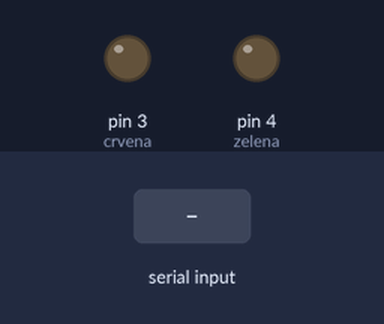
A sketch run on a simulated Arduino Uno, built with avr-gcc and run on an emulated ATmega328P. Parts: output pins drawn as LEDs (lit = HIGH). Dashed ring = blinking. The test bench sets the inputs (shaded band). What the sketch prints to the serial monitor is not drawn.

Above: at 1.2 s.
1.3 s: "#CRVENA" received over Serial
At 3.1 s:
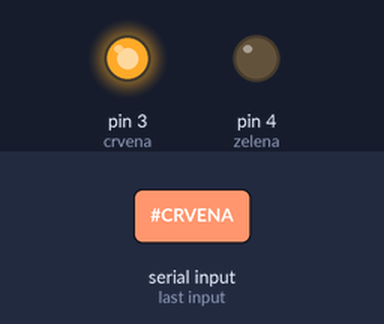
4.3 s: "#ZELENA" received over Serial
At 5.7 s:
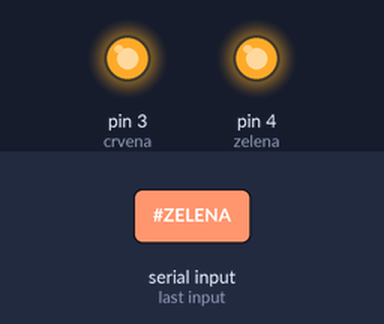
7.3 s: "#CRVENA" received over Serial
At 9.1 s:
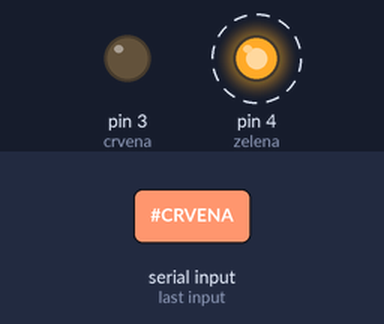
Timing chart, 0 to 16.3 s (numbered marks = the images above; inputs shaded):
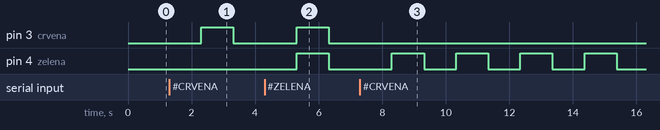

Measured:
- after the input at 1.3 s, pin 3 (crvena): LOW → HIGH after 1.0 s, → LOW 1.0 s later
- after the input at 4.3 s, pin 4 (zelena): LOW → HIGH after 1.0 s, → LOW 1.0 s later
- after the input at 7.3 s, pin 3 (crvena): stops changing and stays LOW

The sketch:

B30_Program.ino
```cpp
int crvena = 3;
int zelena = 4;

float brzinaTreptanja = 0.5; // pocetna vrednost

bool zelenaUpljena = false;
bool crvenaUpaljena = false;

String komanda;

void setup(){
  Serial.begin(9600);
  pinMode(crvena, OUTPUT);
  pinMode(zelena, OUTPUT);
  Serial.println("Dostupne komande: #CRVENA, #ZELENA, #UVECAJ, #SMANJI");
  Serial.println("------------------------");
  Serial.println("Unesi komandu: ");
}

unsigned long previousMillis = 0;        // will store last time LED was updated
const long interval = 1000;

void loop(){
  //while (Serial.available() == 0){}
  komanda = Serial.readString(); // citanje sa serial monitora
  if(komanda.startsWith("#CRVENA")) crvenaUpaljena = !crvenaUpaljena;
  else if(komanda.startsWith("#ZELENA")) zelenaUpljena = !zelenaUpljena;
  else if(komanda.startsWith("#UVECAJ")) { brzinaTreptanja+=0.5; Serial.println(brzinaTreptanja);}
  else if(komanda.startsWith("#SMANJI")) { brzinaTreptanja-=(brzinaTreptanja==0.5?0:0.5); Serial.println(brzinaTreptanja);}

  // treptanje bez delay()
  unsigned long currentMillis = millis();
  if (currentMillis - previousMillis >= (1000/(brzinaTreptanja+0.5))) {
    previousMillis = currentMillis;

    if (!digitalRead(crvena) && crvenaUpaljena) digitalWrite(crvena, HIGH);
    else if(digitalRead(crvena) && crvenaUpaljena) digitalWrite(crvena, LOW);

    if (!digitalRead(zelena) && zelenaUpljena) digitalWrite(zelena, HIGH);
    else if(digitalRead(zelena) && zelenaUpljena) digitalWrite(zelena, LOW);

  }
  delay(10);
}
```
